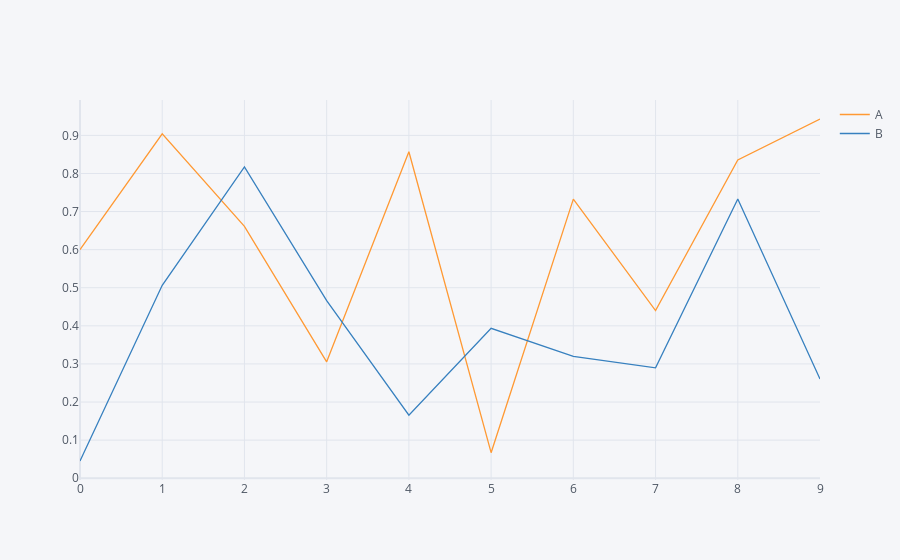

The notebook cell this image was saved under:
### Code cell
df.iplot(kind='scatter')

### Figure 1 — Plotly figure (JSON) as saved in the notebook; plotly's stock layout.template omitted (floating-point values rounded to 4 significant figures)
{"data": [{"line": {"color": "rgba(255, 153, 51, 1.0)", "dash": "solid", "shape": "linear", "width": 1.3}, "mode": "lines", "name": "A", "text": "", "type": "scatter", "x": [0, 1, 2, 3, 4, 5, 6, 7, 8, 9], "y": [0.5999, 0.9039, 0.6612, 0.3057, 0.857, 0.06707, 0.7326, 0.44, 0.8355, 0.9429]}, {"line": {"color": "rgba(55, 128, 191, 1.0)", "dash": "solid", "shape": "linear", "width": 1.3}, "mode": "lines", "name": "B", "text": "", "type": "scatter", "x": [0, 1, 2, 3, 4, 5, 6, 7, 8, 9], "y": [0.04527, 0.5064, 0.8172, 0.4663, 0.1655, 0.3936, 0.3196, 0.2899, 0.7328, 0.2606]}], "layout": {"legend": {"bgcolor": "#F5F6F9", "font": {"color": "#4D5663"}}, "paper_bgcolor": "#F5F6F9", "plot_bgcolor": "#F5F6F9", "title": {"font": {"color": "#4D5663"}}, "xaxis": {"gridcolor": "#E1E5ED", "showgrid": true, "tickfont": {"color": "#4D5663"}, "title": {"font": {"color": "#4D5663"}, "text": ""}, "zerolinecolor": "#E1E5ED"}, "yaxis": {"gridcolor": "#E1E5ED", "showgrid": true, "tickfont": {"color": "#4D5663"}, "title": {"font": {"color": "#4D5663"}, "text": ""}, "zerolinecolor": "#E1E5ED"}}}
